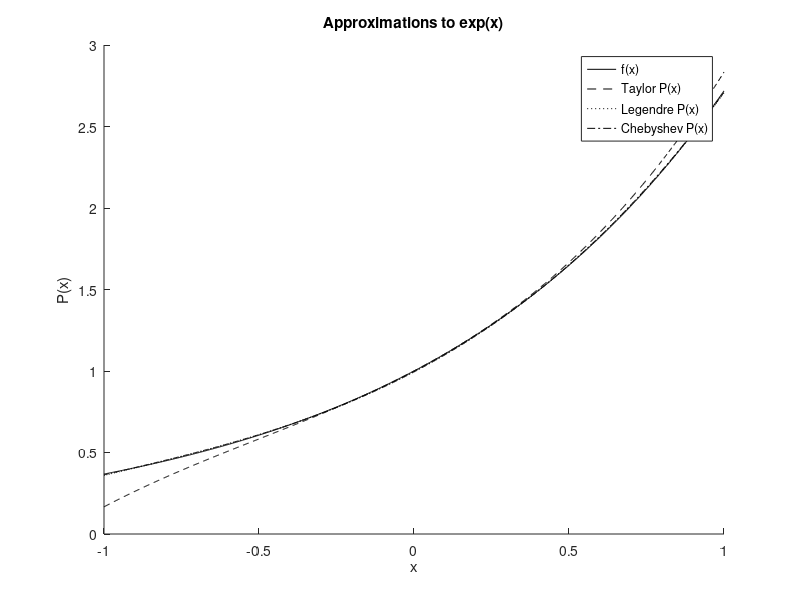

MATLAB code for this plot:
%Initial Variables
x = linspace(-1, 1, 1000);

%Functions
fun1 = @(x) exp(x);
fun2 = @(x) 1 + x + x.^2 ./ 2 + x.^3 ./ 3;
fun3 = @(x) 0.5 .* (exp(1) - (1 ./ exp(1))) + (3 ./ exp(1)) .* x + ...
    ((15 .* (exp(2) - 7)) ./ (4 * exp(1))) .* (x.^2 - (1 ./ 3)) + ...
    (175 ./ 8) .* ((74 ./ (5 .* exp(1))) - 2 .* exp(1)) .* (x.^3 - ...
    (3 ./ 5) .* x);
fun4 = @(x) 1.266065878 + 1.13032 .* x + 0.271495 .* (2 .* x.^2 - 1) + ...
    0.04443368 .* (4 .* x.^3 - 3 .*x);

%Plot
hold on;
plot(x, fun1(x) ,'k');
plot(x, fun2(x), 'k--');
plot(x, fun3(x), 'k:');
plot(x, fun4(x), 'k-.');
xlabel('x');
ylabel('P(x)');
legend('f(x)', 'Taylor P(x)', 'Legendre P(x)', 'Chebyshev P(x)', ...
    'location', 'best');
title('Approximations to exp(x)');
hold off;